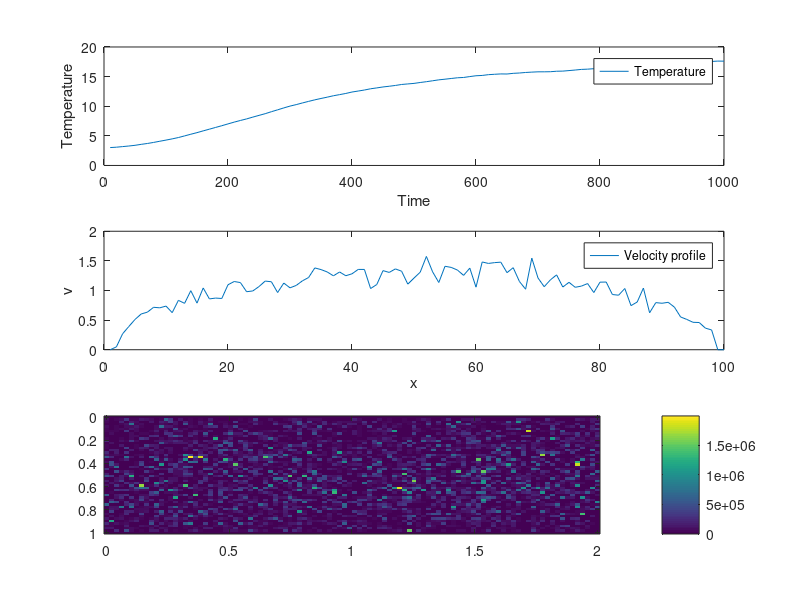

Recreate this plot in MATLAB. (Note: this script raises an error after producing the figure.)
function plotting
clear all;
close all;

%energy = dlmread('energy.dat');
temperature = dlmread('temperature.dat');

figure(1)
subplot(3,1,1);
plot(temperature(:,1),temperature(:,2));
legend('Temperature');
xlabel('Time')
ylabel('Temperature')

velocity = dlmread('velocity.dat');

vel_size = size(velocity);
v_x_last = velocity(vel_size(1),:);
avg_v = sum(v_x_last)/length(v_x_last);
v_x_last = v_x_last/avg_v;

subplot(3,1,2);
plot(v_x_last);
legend('Velocity profile');
xlabel('x')
ylabel('v')

pressure = dlmread('pressure.dat');

subplot(3,1,3);
x = 0:2;
y = 0:1;
imagesc(x,y,pressure);
colorbar;

caxis([0 max(pressure)])
    
legend('Pressure field');
xlabel('x')
ylabel('y')

    
end